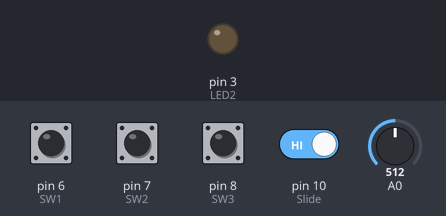
The sketch below on a simulated Arduino Uno, built with avr-gcc and run on an emulated ATmega328P. On the bench: output pins drawn as LEDs (lit = HIGH). Inputs (shaded band) come from the test bench; at power-on: pin 6 (SW1), pin 7 (SW2), pin 8 (SW3), pin 10 (Slide) HIGH, A0 = 512.

Above: at 1.2 s.
1.3 s: pin 10 (Slide) driven LOW
At 2.4 s:
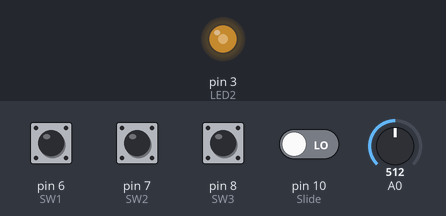
2.8 s: A0 set to 716
At 3.6 s:
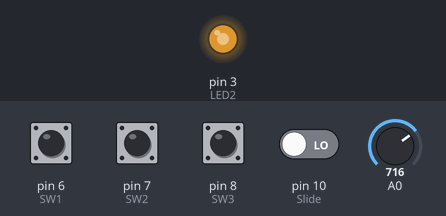
4.3 s: A0 set to 900
At 4.7 s:
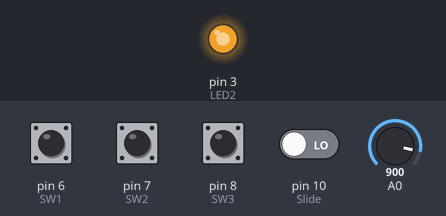
5.8 s: A0 set to 122
At 7.0 s:
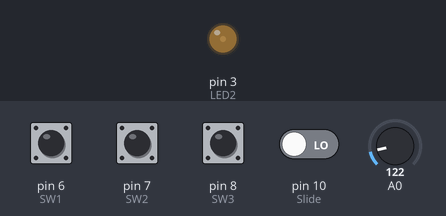
7.3 s: A0 set to 511
At 8.2 s:
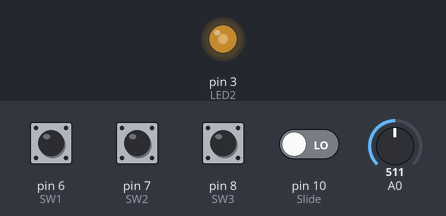
Timing chart, 0 to 9.8 s (numbered marks = the images above; inputs shaded):
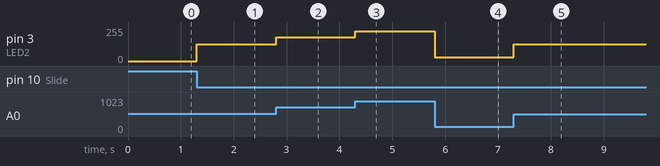

Measured:
- after the input at 1.3 s, pin 3 (LED2): 0/255 → 127/255 at once
- after the input at 2.8 s, pin 3 (LED2): 127/255 → 178/255 at once
- after the input at 4.3 s, pin 3 (LED2): 178/255 → 224/255 at once
- after the input at 5.8 s, pin 3 (LED2): 224/255 → 30/255 at once
- after the input at 7.3 s, pin 3 (LED2): 30/255 → 127/255 at once

The sketch:

Unit_6_Lab_Challenge_Program.ino
```cpp
/*  Title: Unit 6 Challenge Program
 *  Purpose: Create a programmable light dimmer
 *  Author: Andy Davis
 *  Date: 4/21/2021
 *  LED2 connected to D3
 *  VR1 connected to A0
 *  SW1 connected to D6
 *  SW2 connected to D7
 *  SW3 connected to D8
 *  SW5 connected to D10
 */

const int LED2 = 3;
const int SW1 = 6;
const int SW2 = 7;
const int SW3 = 8;
const int Slide = 10;
int setting1;
int setting2;
int setting3;
int analogValue;
int newVal;

void setup() {
  pinMode(~LED2,OUTPUT);
  pinMode(SW1,INPUT_PULLUP);
  pinMode(SW2,INPUT_PULLUP);
  pinMode(SW3,INPUT_PULLUP);
  pinMode(Slide,INPUT_PULLUP);
}

void loop() {
  while(digitalRead(Slide) == 0){  // Program button settings
    analogValue = analogRead(A0);
    newVal = map(analogValue,0,1023,0,255);
    analogWrite(LED2, newVal);
    if(!digitalRead(SW1)){
      setting1 = newVal;
    }
    if(!digitalRead(SW2)){
      setting2 = newVal;
    }
    if(!digitalRead(SW3)){
      setting3 = newVal;
    }
  }

  while(digitalRead(Slide) == 1){  // Run button settings
    if(!digitalRead(SW1)){
      analogWrite(LED2,setting1);
    }
    if(!digitalRead(SW2)){
      analogWrite(LED2,setting2);
    }
    if(!digitalRead(SW3)){
      analogWrite(LED2,setting3);
    }
  }

}
```
